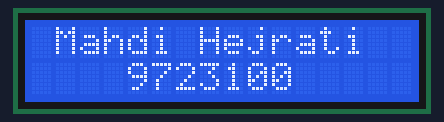
Bench run of a sketch on a simulated Arduino Uno, built with avr-gcc and run on an emulated ATmega328P. Parts: 16×2 character LCD.

Above: at 0.1 s.
At 4.93 s:
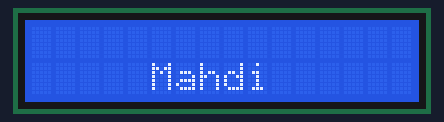
At 9.85 s:
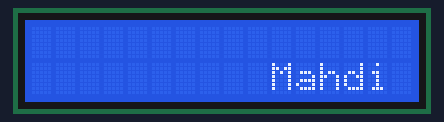
At 19.79 s:
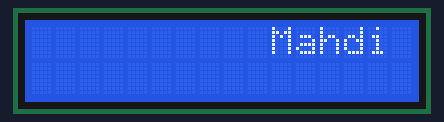
At 29.83 s:
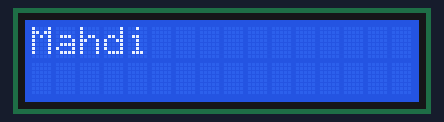
At 39.87 s:
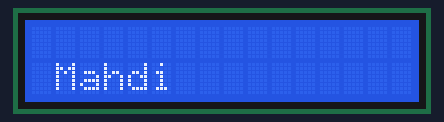

The sketch:

sketch_oct18a.ino
```cpp
#include <LiquidCrystal.h>

const int RS = 13;
const int EN = 12;
const int D4 = 8;
const int D5 = 9;
const int D6 = 10;
const int D7 = 11;

LiquidCrystal lcd(RS, EN, D4, D5, D6, D7);

int counter = 0;

void setup() {
  lcd.begin(16, 2);
  lcd.setCursor(0, 0);
  lcd.print(" Mahdi Hejrati ");
  lcd.setCursor(0, 1);
  lcd.print("    9723100    ");
  delay(1000);
  lcd.clear();

  lcd.setCursor(0, 0);
  lcd.print("Mahdi");
}

void loop() {

  if (counter == 11){
    lcd.clear();
    lcd.setCursor(0, 1);
    lcd.print("Mahdi");

  } else if (counter == 22){
    lcd.clear();
    lcd.setCursor(0, 0);
    lcd.print("Mahdi");
    counter = 0;

  }else{
    lcd.scrollDisplayRight();
  }

  counter ++;
  delay(100);
}
```
